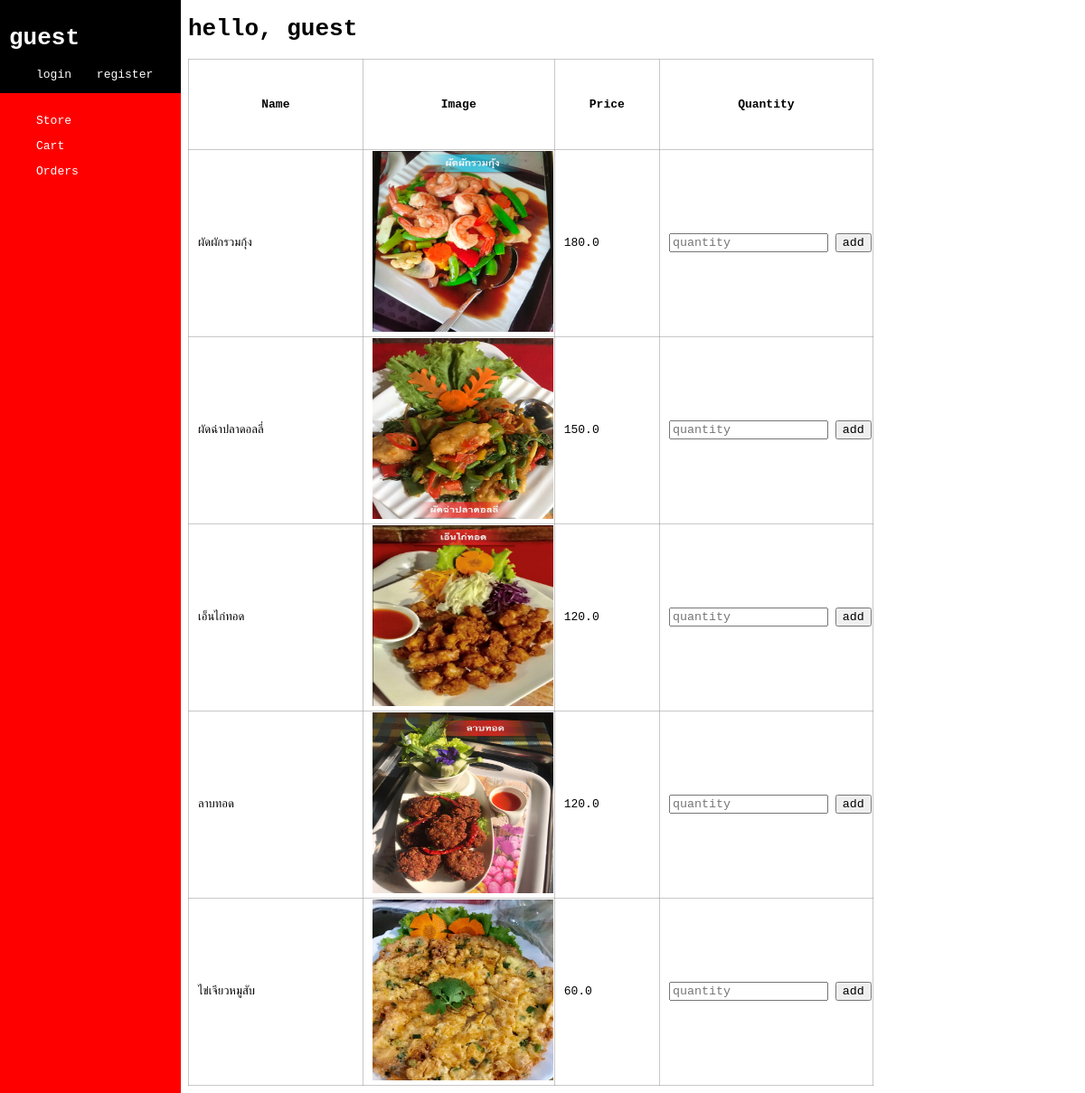
The page /ordering/ on the database its author committed.
### ordering/models.py (models this page shows, shortened)
class Food(models.Model):
    name = models.CharField(max_length=64)
    image = models.ImageField(upload_to = "images/")
    price = models.FloatField()

### ordering/views.py (the view)
# urls.py: path('', index) # test
def index(request):
    user_name = request.session.get("user_name", "guest")
    return render(request, "ordering/index.html", {"data": food_data, "user": user_name})

### ordering/templates/ordering/index.html (shortened to what this page needs)
{% extends "ordering/layout.html" %}
{% load static %}
{% block body %}
    <link href="/static/ordering/index_style.css?{% now 'U' %}" rel="stylesheet">
    <h1> hello, {{user}}</h1>
    <div class="table">
        <table>
            <tr>
                <th>Name</th>
                <th>Image</th>
                <th>Price</th>
                <th>Quantity</th>
            </tr>
            {% for food in data %}
                <tr>
                    <td>{{food.name}}</td>
                    <td class="img-col"> <img src="{{MEDIA_URL}}{{food.image}}" style="width:200px;height:200px;"> </td>
                    <td>{{food.price}}</td>
                    <td class="form-col">
                        <form action="{%url 'ordering:add'%}" method="post">
                            <input type="number" name="food_quantity" min="1" placeholder="quantity" required>
                            <input type="submit" value="add">
                        </form>
                    </td>
                </tr>
            {% endfor %}
        </table>
    </div>
{% endblock %}

### ordering/static/ordering/layout_style.css (style rules this page uses)
* { font-family: monospace; }

### ordering/static/ordering/index_style.css (style rules this page uses)
table { width: 80%; border: 1px solid rgba(144, 144, 144, 0.49); border-collapse: collapse; }
table th { border: 1px solid rgba(144, 144, 144, 0.49); border-collapse: collapse; height: 40px; }
table tr { height: 100px; }
table td { border: 1px solid rgba(144, 144, 144, 0.49); border-collapse: collapse; padding-left: 10px; }
.img-col { width: 25%; }
.form-col { width: 1%; white-space: nowrap; }

### rows shown on the page
Food: name "ผัดผักรวมกุ้ง", image (picture), price "180.0"
Food: name "ผัดฉ่าปลาดอลลี่", image (picture), price "150.0"
Food: name "เอ็นไก่ทอด", image (picture), price "120.0"
Food: name "ลาบทอด", image (picture), price "120.0"
Food: name "ไข่เจียวหมูสับ", image (picture), price "60.0"

### other values the page prints
{{ user }} "guest"
